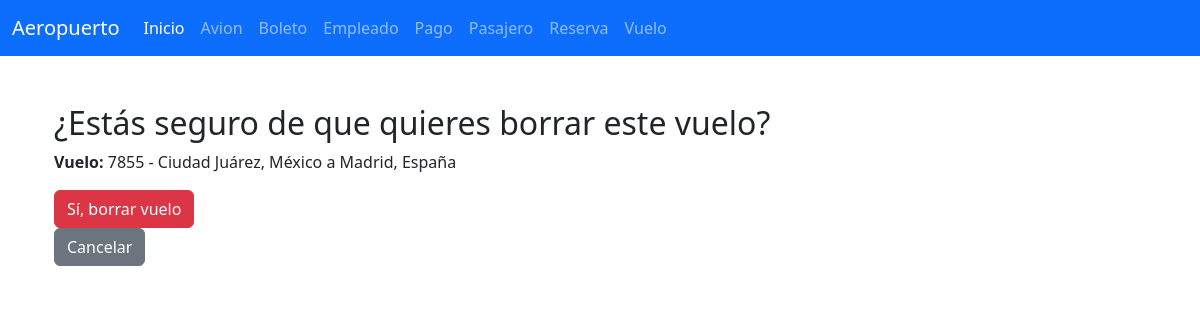
Screenshot of /borrarVuelo/5/ with the database file from the repository.
### Vuelo_app/models.py (models this page shows, shortened)
class Vuelo(models.Model):
    Id_Vuelo = models.AutoField(primary_key=True)
    Id_Empleado = models.CharField(max_length=100)
    Numero_Vuelo = models.CharField(max_length=100)
    Origen = models.CharField(max_length=100)  # Asegúrate de que este campo exista
    Destino = models.CharField(max_length=100)
    Hora_llegada = models.TimeField()
    Hora_Salida = models.TimeField()
    Estado_Vuelo = models.CharField(max_length=100)

### Vuelo_app/views.py (the view)
# urls.py: path('borrarVuelo/<int:Id_Vuelo>/', views.borrarVuelo, name='borrarVuelos'),
def borrarVuelo(request, Id_Vuelo):
    vuelo = get_object_or_404(Vuelo, Id_Vuelo=Id_Vuelo)
    if request.method == 'POST':
        vuelo.delete()
        return redirect('Vuelo')
    return render(request, 'BorrarVuelo.html', {'vuelo': vuelo})

### Vuelo_app/templates/BorrarVuelo.html (shortened to what this page needs)
{% extends "base.html" %}
{% block cuerpo %}
<div class="container mt-5">
    <h2>¿Estás seguro de que quieres borrar este vuelo?</h2>
    <p><strong>Vuelo:</strong> {{ vuelo.Numero_Vuelo }} - {{ vuelo.Origen }} a {{ vuelo.Destino }}</p>
    <form method="POST">
        <button type="submit" class="btn btn-danger">Sí, borrar vuelo</button>
    </form>
    <a href="{% url 'Vuelo' %}" class="btn btn-secondary">Cancelar</a>
</div>
{% endblock %}

### rows the page displays
Vuelo: Numero_Vuelo "7855", Origen "Ciudad Juárez, México", Destino "Madrid, España"
